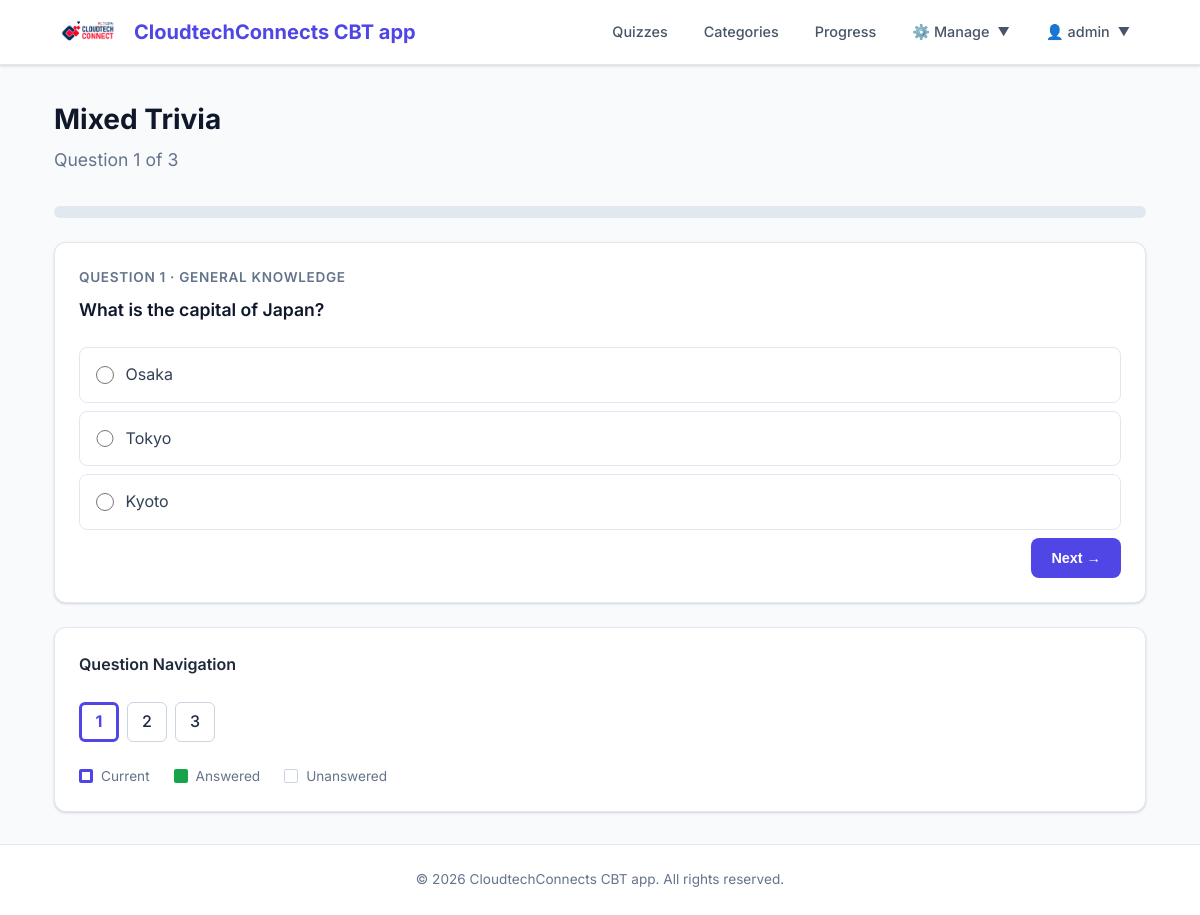
Screenshot of /quiz/mixed-trivia/take/ (signed in) with the database file from the repository.
### apps/quiz/models.py (models this page shows, shortened)
class Quiz(models.Model):
    title = models.CharField(max_length=60, verbose_name='Title')
    description = models.TextField(
        blank=True,
        help_text='A description of the quiz.',
    )
    url = models.SlugField(
        max_length=60,
        unique=True,
        help_text='A user-friendly URL slug.',
        verbose_name='URL',
    )
    category = models.ForeignKey(
        Category,
        on_delete=models.SET_NULL,
        null=True,
        blank=True,
        related_name='quizzes',
    )
    image = models.ImageField(
        upload_to='quiz_images/',
        blank=True,
        null=True,
        help_text='An optional image for the quiz.',
    )
    random_order = models.BooleanField(
        default=False,
        verbose_name='Random Order',
        help_text='Display the questions in a random order each time?',
    )
    max_questions = models.PositiveIntegerField(
        blank=True,
        null=True,
        verbose_name='Max Questions',
        help_text='Number of questions to show (random subset). '
                  'Leave blank to show all.',
    )
    time_limit = models.PositiveIntegerField(
        blank=True,
        null=True,
        verbose_name='Time Limit (minutes)',
        help_text='Time limit for the quiz in minutes. Leave blank for no limit.',
    )
    answers_at_end = models.BooleanField(
        default=False,
        verbose_name='Answers at End',
        help_text='Show correct answers only after quiz completion?',
    )
    hide_results = models.BooleanField(
        default=False,
        verbose_name='Hide Results',
        help_text='If yes, the user will not see their score or marked answers upon completion. '
                  'Useful for standard exams where results are released later.',
    )
    exam_paper = models.BooleanField(
        default=False,
        verbose_name='Exam Paper',
        help_text='If yes, the result of each attempt is stored. '
                  'Necessary for marking.',
    )
    single_attempt = models.BooleanField(
        default=False,
        verbose_name='Single Attempt',
        help_text='If yes, only one attempt per user is allowed.',
    )
    pass_mark = models.SmallIntegerField(
        default=0,
        verbose_name='Pass Mark (%)',
        help_text='Percentage required to pass. 0 means no pass mark.',
        validators=[MinValueValidator(0), MaxValueValidator(100)],
    )
    success_text = models.TextField(
        blank=True,
        verbose_name='Success Text',
        help_text='Displayed if the user passes.',
    )
    fail_text = models.TextField(
        blank=True,
        verbose_name='Fail Text',
        help_text='Displayed if the user fails.',
    )
    draft = models.BooleanField(
        default=False,
        verbose_name='Draft',
        help_text='If yes, the quiz is not publicly visible.',
    )
    featured = models.BooleanField(
        default=False,
        verbose_name='Featured',
        help_text='If yes, this quiz will be the ONLY one visible to students.',
    )
    class Meta:
        verbose_name = 'Quiz'
        verbose_name_plural = 'Quizzes'
        ordering = ['title']
        permissions = (
            ('view_sittings', 'Can see completed exams.'),
        )

class Question(models.Model):
    figure = models.ImageField(
        upload_to='question_images/',
        blank=True,
        null=True,
        verbose_name='Figure',
        help_text='An optional image displayed alongside the question.',
    )
    content = models.TextField(
        verbose_name='Question',
        help_text='Enter the question text.',
    )
    explanation = models.TextField(
        blank=True,
        verbose_name='Explanation',
        help_text='Explanation shown after the question is answered.',
    )
    category = models.ForeignKey(
        Category,
        on_delete=models.SET_NULL,
        null=True,
        blank=True,
    )
    sub_category = models.ForeignKey(
        SubCategory,
        on_delete=models.SET_NULL,
        null=True,
        blank=True,
    )
    class Meta:
        abstract = True

class MCQuestion(Question):
    quiz = models.ManyToManyField(Quiz, related_name='mc_questions', blank=True)
    answer_order = models.CharField(
        max_length=30,
        choices=ANSWER_ORDER_OPTIONS,
        default='random',
        help_text='The order in which answers are displayed.',
    )
    class Meta:
        verbose_name = 'Multiple Choice Question'
        verbose_name_plural = 'Multiple Choice Questions'
    def get_answers_list(self):
        answers = self.answers.all()
        if self.answer_order == 'random':
            answers = list(answers)
            random.shuffle(answers)
        return answers
    @property
    def question_type(self):
        return 'mc'

class Category(models.Model):
    name = models.CharField(max_length=250, unique=True)
    description = models.TextField(blank=True)
    class Meta:
        verbose_name = 'Category'
        verbose_name_plural = 'Categories'
        ordering = ['name']

class Answer(models.Model):
    question = models.ForeignKey(
        MCQuestion,
        on_delete=models.CASCADE,
        related_name='answers',
    )
    content = models.CharField(max_length=1000, verbose_name='Answer')
    correct = models.BooleanField(
        default=False,
        verbose_name='Correct',
        help_text='Is this the correct answer?',
    )
    class Meta:
        verbose_name = 'Answer'
        verbose_name_plural = 'Answers'

### apps/quiz/views.py (the view, shortened to what this page needs)
# urls.py: path('quiz/<slug:slug>/take/', views.quiz_take_view, name='quiz_take'),
def quiz_take_view(request, slug):
    quiz = get_object_or_404(Quiz, url=slug, draft=False)
    if not request.user.is_staff:
        featured_quiz = Quiz.objects.filter(featured=True, draft=False).first()
        if featured_quiz and featured_quiz != quiz:
            messages.info(request, "Only the featured test is available at this time.")
            return redirect('quiz:quiz_detail', slug=featured_quiz.url)
    if request.user.is_authenticated and quiz.single_attempt:
        if Sitting.objects.filter(user=request.user, quiz=quiz, complete=True).exists():
            messages.warning(request, 'You have already completed this quiz.')
            return redirect('quiz:quiz_detail', slug=slug)
    sitting = None
    if request.user.is_authenticated:
        sitting = Sitting.objects.user_sitting(request.user, quiz)
    if sitting is None:
        sitting = Sitting.objects.new_sitting(request.user, quiz)
        if not request.user.is_authenticated:
            request.session[f'quiz_{quiz.pk}_sitting'] = sitting.pk
    time_limit_seconds = 0
    questions_data = []
    for idx, q in enumerate(sitting.get_all_questions()):
        if q.question_type == 'essay':
            form = EssayForm(prefix=str(q.pk))
        else:
            form = QuestionForm(q, prefix=str(q.pk))
        questions_data.append({
            'index': idx,  # 0-based for JS arrays
            'number': idx + 1, # 1-based for UI
            'question': q,
            'form': form,
        })
    return render(request, 'quiz/quiz_take.html', {
        'quiz': quiz,
        'sitting': sitting,
        'questions_data': questions_data,
        'time_limit_seconds': time_limit_seconds,
    })

### templates/quiz/quiz_take.html (shortened to what this page needs)
{% extends "base.html" %}
{% block content %}
<div class="page-header d-flex justify-between align-center" style="flex-wrap: wrap; gap: 1rem;">
    <div>
        <h1 style="margin-bottom: 0.25rem;">{{ quiz.title }}</h1>
        <p class="text-muted" id="question-counter-text" style="font-size: 1.1rem; margin-bottom: 0;">
        </p>
    </div>
</div>
<div class="progress mb-3">
</div>
<form method="post" id="quiz-form">
    <div class="card mb-3">
        <div class="card-body" id="questions-container" style="min-height: 300px;">
            {% for item in questions_data %}
            <div class="question-block" id="question-block-{{ item.index }}" style="display: none;" data-index="{{ item.index }}">
                <p class="question-number">
                    Question {{ item.number }}
                    {% if item.question.category %} · <span class="text-muted">{{ item.question.category.name }}</span>{% endif %}
                </p>
                <p class="question-text" style="font-size: 1.1rem; margin-bottom: 1.5rem;">{{ item.question.content }}</p>
                <div class="answer-options">
                    {% if item.question.question_type == 'mc' %}
                        {% include "quiz/includes/_mc_question.html" with form=item.form %}
                    {% elif item.question.question_type == 'tf' %}
                        {% include "quiz/includes/_tf_question.html" with form=item.form %}
                    {% elif item.question.question_type == 'essay' %}
                        {% include "quiz/includes/_essay_question.html" with form=item.form %}
                    {% endif %}
                </div>
            </div>
            {% endfor %}
            <div class="d-flex justify-between mt-4 border-top pt-3">
                <button type="button" class="btn btn-primary" id="btn-next">Next →</button>
            </div>
        </div>
    </div>
    <div class="card">
        <div class="card-body">
            <h4 class="mb-3" style="font-size: 1rem; font-weight: 600;">Question Navigation</h4>
            <div class="q-grid" id="q-grid" style="display: flex; flex-wrap: wrap; gap: 0.5rem;">
                {% for item in questions_data %}
                <div class="q-square" data-index="{{ item.index }}">
                    {{ item.number }}
                </div>
                {% endfor %}
            </div>
            <div class="mt-3 d-flex gap-3 text-muted" style="font-size: 0.85rem; flex-wrap: wrap;">
                <div class="d-flex align-center gap-1"><div style="width:14px;height:14px;border:3px solid var(--primary); border-radius: 2px;"></div> Current</div>
                <div class="d-flex align-center gap-1"><div style="width:14px;height:14px;background:var(--success); border-radius: 2px;"></div> Answered</div>
                <div class="d-flex align-center gap-1"><div style="width:14px;height:14px;border:1px solid var(--gray-300); border-radius: 2px;"></div> Unanswered</div>
            </div>
        </div>
    </div>
</form>
{% endblock %}

### templates/includes/_nav.html (shortened to what this page needs)
{% load static %}
<nav class="navbar">
    <div class="container">
        <a href="{% url 'quiz:quiz_list' %}" class="navbar-brand" style="display: flex; align-items: center; gap: 0.75rem;">
            <img src="{% static 'img/logo.png' %}" alt="Logo" style="height: 40px; width: auto;">
            <span>CloudtechConnects CBT app</span>
        </a>
        <ul class="navbar-nav">
            {% if not featured_quiz or not is_student %}
                <li><a href="{% url 'quiz:quiz_list' %}">Quizzes</a></li>
                <li><a href="{% url 'quiz:category_list' %}">Categories</a></li>
            {% endif %}
            {% if user.is_authenticated %}
                {% if not featured_quiz or not is_student %}
                    <li><a href="{% url 'quiz:progress' %}">Progress</a></li>
                {% endif %}
                {% if perms.quiz.add_quiz or perms.quiz.view_sittings %}
                    <li class="dropdown">
                        <a href="javascript:void(0)" class="dropdown-trigger" style="display: flex; align-items: center; gap: 0.5rem;" onclick="this.nextElementSibling.classList.toggle('show')">
                            ⚙️ Manage <small>▼</small>
                        </a>
                    </li>
                {% endif %}
                <li class="dropdown">
                    <a href="javascript:void(0)" class="dropdown-trigger" style="display: flex; align-items: center; gap: 0.5rem;" onclick="this.nextElementSibling.classList.toggle('show')">
                        👤 {{ user.username }} <small>▼</small>
                    </a>
                </li>
            {% else %}
                <li><a href="{% url 'accounts:login' %}">Login</a></li>
                <li><a href="{% url 'accounts:register' %}" class="btn btn-primary btn-sm">Sign Up</a></li>
            {% endif %}
        </ul>
    </div>
</nav>

### templates/quiz/includes/_mc_question.html
{% for field in form %}
    {% for choice in field.field.choices %}
        <div class="form-check">
            <input type="radio" name="{{ field.html_name }}" id="answer_{{ choice.0 }}"
                   value="{{ choice.0 }}" {% if field.value == choice.0|stringformat:"s" %}checked{% endif %}>
            <label for="answer_{{ choice.0 }}">{{ choice.1 }}</label>
        </div>
    {% endfor %}
{% endfor %}

### rows the page displays
Quiz: title "Mixed Trivia"
MCQuestion: number "1", question.category.name "GENERAL KNOWLEDGE", question.content "What is the capital of Japan?"
Answer: content "Osaka"
Answer: content "Tokyo"
Answer: content "Kyoto"
MCQuestion: number "2"
MCQuestion: number "3"

### other values shown
{{ user.username }} "admin"
